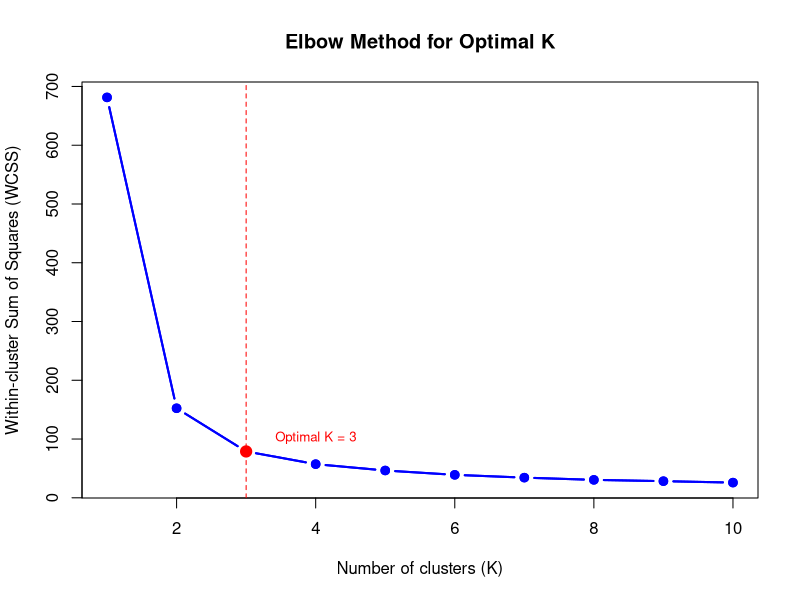
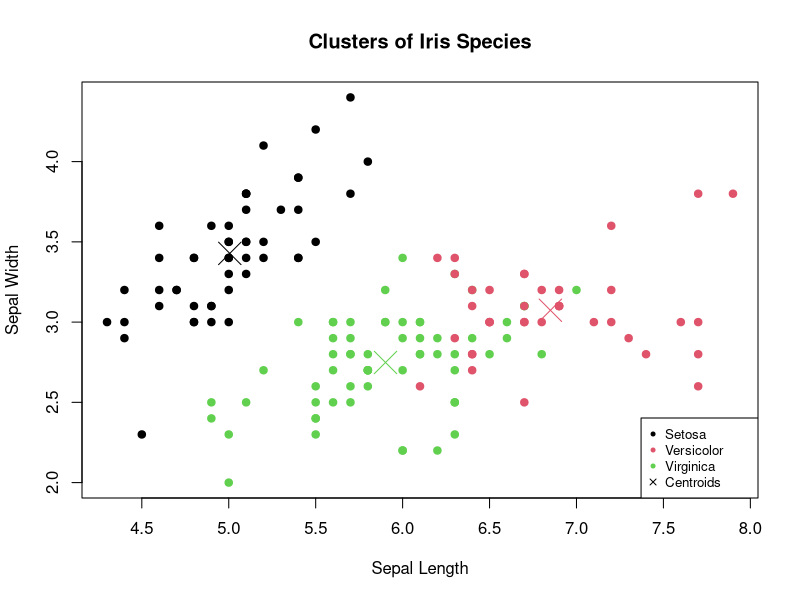

The R script that drew these images, in order:
# Prediction Using Unsupervised ML with R
# prepared by - Soumabha Bhim

# Load necessary libraries
library(datasets)
library(cluster)

# Load the iris dataset
data(iris)

# Convert the iris dataset to a dataframe
iris_df <- data.frame(iris$Sepal.Length, iris$Sepal.Width, iris$Petal.Length, iris$Petal.Width)
colnames(iris_df) <- c("Sepal.Length", "Sepal.Width", "Petal.Length", "Petal.Width")

# Finding the optimum number of clusters for k-means classification
wcss <- vector()
for (i in 1:10) {
  kmeans_result <- kmeans(iris_df, centers = i, nstart = 10)
  wcss[i] <- kmeans_result$tot.withinss
}

# Plotting the elbow method
plot(1:10, wcss, type = "b", main = "Elbow Method for Optimal K",
     xlab = "Number of clusters (K)", ylab = "Within-cluster Sum of Squares (WCSS)",
     col = "blue", lwd = 2, pch = 19)
lines(1:10, wcss, type = "b", col = "blue", lwd = 2)
points(3, wcss[3], col = "red", pch = 19, cex = 1.5)
text(4, wcss[3], "Optimal K = 3", pos = 3.5, col = "red", cex = 0.8)
abline(v = 3, col = "red", lty = 2)

# Applying kmeans to the dataset / Creating the kmeans classifier
kmeans_model <- kmeans(iris_df, centers = 3, nstart = 10)

# Visualising the clusters - On the first two columns
plot(iris_df[, c(1, 2)], col = kmeans_model$cluster, pch = 20, 
     main = 'Clusters of Iris Species', xlab = 'Sepal Length', ylab = 'Sepal Width',cex = 1.5)
points(kmeans_model$centers[, c(1, 2)], col = 1:3, pch = 4, cex = 3)

# Adjusting legend position to avoid overlap
legend("bottomright", legend = c("Setosa", "Versicolor", "Virginica", "Centroids"), 
       col = c(1:3, "black"), pch = c(20, 20, 20, 4), 
       cex = 0.8,text.width = 0.5)

